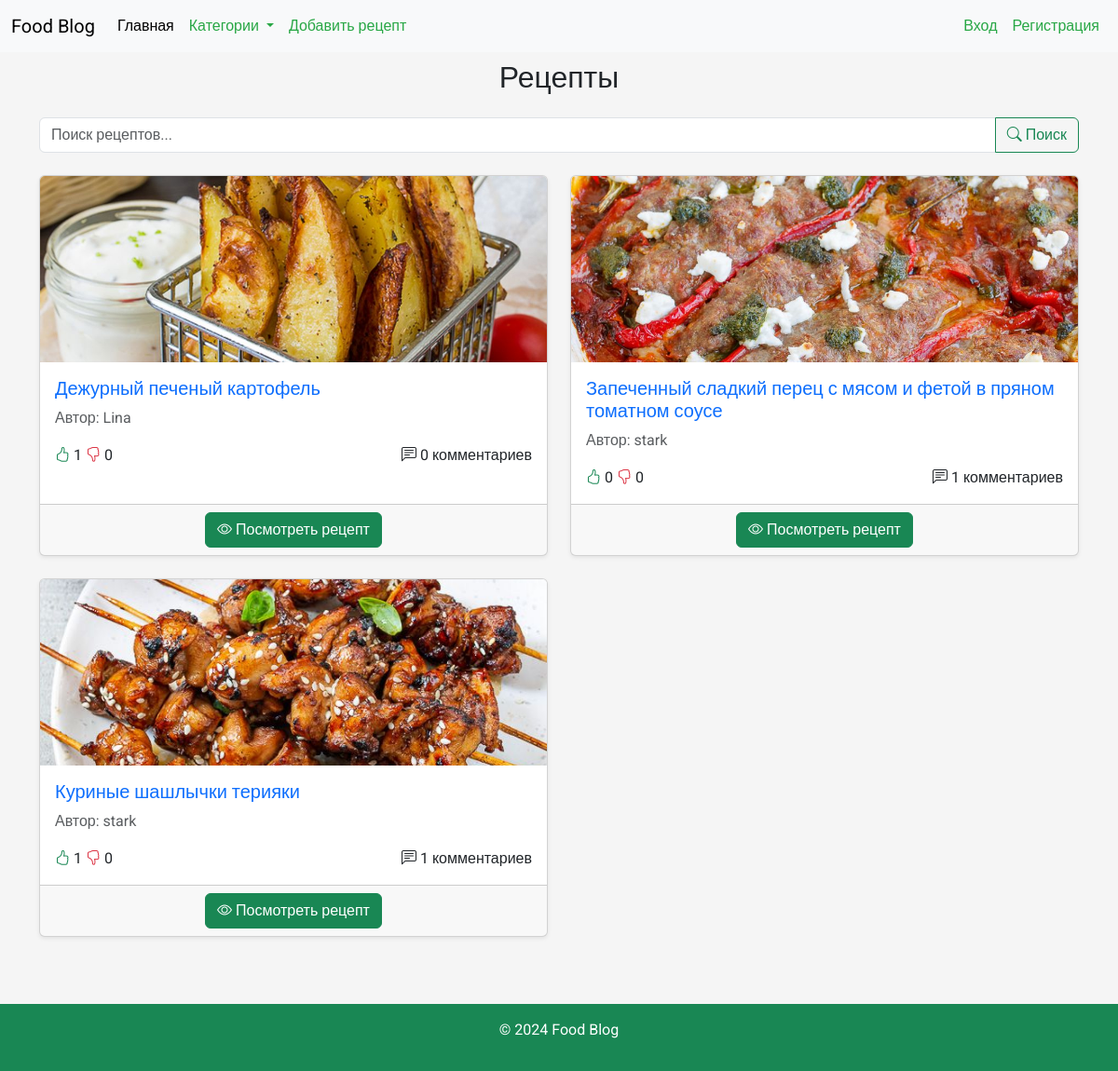
Screenshot of /?category=3 with the database file from the repository.
### recipes/models.py (models this page shows, shortened)
class Recipe(models.Model):
    title = models.CharField(max_length=255)
    description = models.TextField()
    ingredients = models.TextField()
    instructions = models.TextField()
    cooking_time = models.IntegerField()  # Время в минутах
    image = models.ImageField(upload_to='recipes/', blank=True, null=True)
    created_at = models.DateTimeField(auto_now_add=True)
    updated_at = models.DateTimeField(auto_now=True)
    author = models.ForeignKey(User, on_delete=models.CASCADE)
    category = models.ForeignKey('Category', on_delete=models.SET_NULL, null=True)
    likes = models.PositiveIntegerField(default=0)
    dislikes = models.PositiveIntegerField(default=0)
    def total_likes(self):
        return self.like_set.filter(is_like=True).count()
    def total_dislikes(self):
        return self.like_set.filter(is_like=False).count()

### recipes/views.py (the view)
# urls.py: path('', views.recipe_list, name='recipe_list'),
def recipe_list(request):
    query = request.GET.get('search')
    category_id = request.GET.get('category')
    if query:
        recipes = Recipe.objects.filter(Q(title__icontains=query))
    elif category_id:
        recipes = Recipe.objects.filter(category__id=category_id)
    else:
        recipes = Recipe.objects.all()
    categories = Category.objects.all()
    for recipe in recipes:
        recipe.total_likes_count = recipe.total_likes()
        recipe.total_dislikes_count = recipe.total_dislikes()
    return render(request, 'recipes/recipe_list.html', {
        'recipes': recipes,
        'categories': categories,
    })

### recipes/templates/recipes/recipe_list.html
{% extends 'base.html' %}
{% load custom_filters %}
{% load static %}
{% block content %}
<div class="container mt-5">
    <h2 class="mb-4 text-center">Рецепты</h2>
    <form method="GET" action="{% url 'recipe_list' %}" class="mb-4">
        <div class="input-group">
            <input type="text" name="search" class="form-control" placeholder="Поиск рецептов..." value="{{ request.GET.search }}">
            <button class="btn btn-outline-success" type="submit">
                <i class="bi bi-search"></i> Поиск
            </button>
        </div>
    </form>
    <div class="row">
        {% for recipe in recipes %}
            <div class="col-md-6 mb-4">
                <div class="card h-100 shadow-sm">
                    {% if recipe.image %}
                        <img src="{{ recipe.image.url }}" class="card-img-top" alt="Фото рецепта" style="max-height: 200px; object-fit: cover;">
                    {% else %}
                        <img src="{% static 'default_recipe_image.jpg' %}" class="card-img-top" alt="Изображение по умолчанию" style="max-height: 200px; object-fit: cover;">
                    {% endif %}
                    <div class="card-body">
                        <h5 class="card-title" style="color: #8B4513;">
                            <a href="{% url 'recipe_detail' recipe.pk %}" class="text-decoration-none">{{ recipe.title }}</a>
                        </h5>
                        <p class="card-text text-muted">Автор: {{ recipe.author.username }}</p>
                        <div class="d-flex justify-content-between align-items-center mt-3">
                            <span>
                                <i class="bi bi-hand-thumbs-up text-success"></i> {{ recipe.total_likes }}
                                <i class="bi bi-hand-thumbs-down text-danger"></i> {{ recipe.total_dislikes }}
                            </span>
                            <span>
                                <i class="bi bi-chat-left-text"></i> {{ recipe.comments.count }} комментариев
                            </span>
                        </div>
                    </div>
                    <div class="card-footer text-center">
                        <a href="{% url 'recipe_detail' recipe.pk %}" class="btn btn-success">
                            <i class="bi bi-eye"></i> Посмотреть рецепт
                        </a>
                    </div>
                </div>
            </div>
        {% empty %}
            <p class="alert alert-warning">Рецептов не найдено.</p>
        {% endfor %}
    </div>
</div>
{% endblock %}

### static/css/styles.css (style rules this page uses)
body { font-family: 'Roboto', sans-serif; background-color: #f5f5f5; }

### rows the page displays
Recipe: image (picture), title "Дежурный печеный картофель", author.username "Lina", total_likes "1", total_dislikes "0", comments.count "0"
Recipe: image (picture), title "Запеченный сладкий перец с мясом и фетой в пряном томатном соусе", author.username "stark", total_likes "0", total_dislikes "0", comments.count "1"
Recipe: image (picture), title "Куриные шашлычки терияки", author.username "stark", total_likes "1", total_dislikes "0", comments.count "1"
